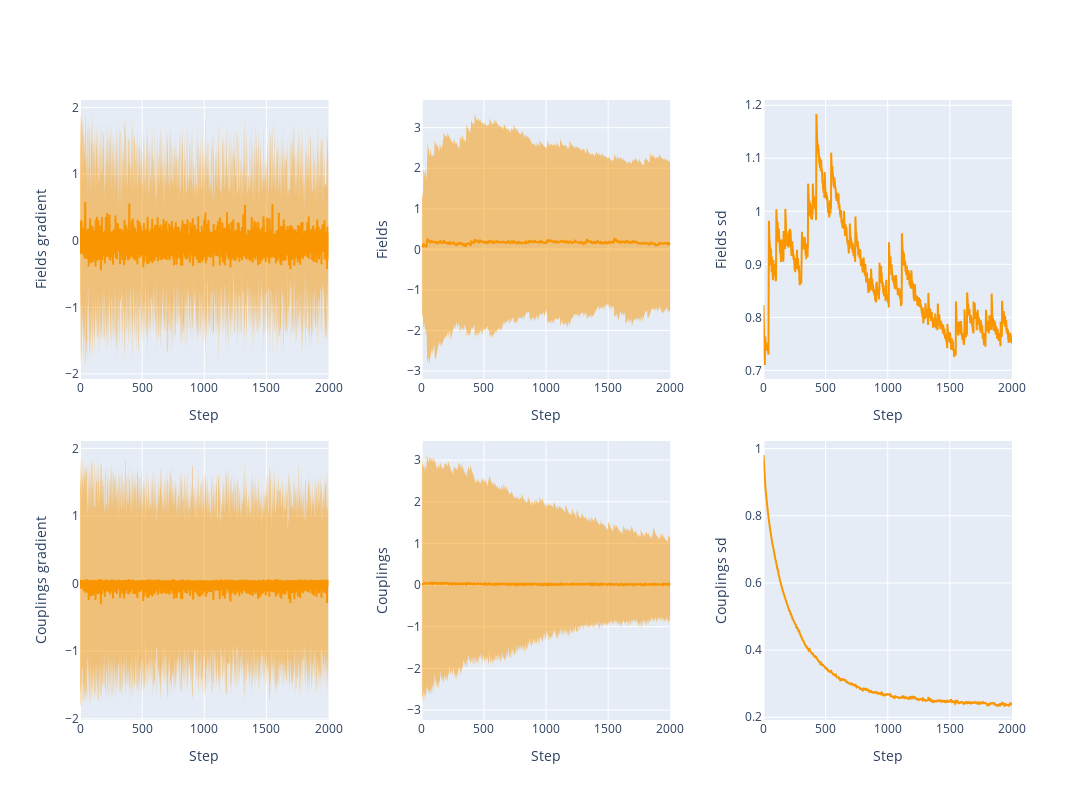

Notebook code cell kept with this figure:
### Code cell
layout_spec = {
    (1, 1): {'data': ml_fitter.fields_grads, 'label': 'Fields gradient'},
    (2, 1): {'data': ml_fitter.couplings_grads, 'label': 'Couplings gradient'},
    (1, 2): {'data': ml_fitter.fields_history, 'label': 'Fields'},
    (2, 2): {'data': ml_fitter.couplings_history, 'label': 'Couplings'},
    (1, 3): {'data': ml_fitter.sd_fields, 'label': 'Fields SD'},   
    (2, 3): {'data': ml_fitter.sd_couplings, 'label': 'Couplings SD'},
    #(3, 2) : {'data': ml_fitter.llhs, 'label': 'LLHs'}
}

plot_generalized(layout_spec)

### Figure 1 — Plotly figure (JSON) as saved in the notebook; plotly's stock layout.template omitted (floating-point values rounded to 4 significant figures; data arrays with more than 128 entries replaced by an {"elided": "..."} marker saying what was removed)
{"data": [{"line": {"color": "rgba(250, 150, 0, 1)"}, "mode": "lines", "name": "Av. Fields gradient", "type": "scatter", "x": {"elided": "2001 int values"}, "xaxis": "x", "y": {"elided": "2001 float values"}, "yaxis": "y"}, {"hoverinfo": "skip", "line": {"width": 0}, "mode": "lines", "type": "scatter", "x": {"elided": "2001 int values"}, "xaxis": "x", "y": {"elided": "2001 float values"}, "yaxis": "y"}, {"fill": "tonexty", "fillcolor": "rgba(250, 150, 0, 0.5)", "hoverinfo": "skip", "line": {"width": 0}, "mode": "lines", "type": "scatter", "x": {"elided": "2001 int values"}, "xaxis": "x", "y": {"elided": "2001 float values"}, "yaxis": "y"}, {"line": {"color": "rgba(250, 150, 0, 1)"}, "mode": "lines", "name": "Av. Couplings gradient", "type": "scatter", "x": {"elided": "2001 int values"}, "xaxis": "x4", "y": {"elided": "2001 float values"}, "yaxis": "y4"}, {"hoverinfo": "skip", "line": {"width": 0}, "mode": "lines", "type": "scatter", "x": {"elided": "2001 int values"}, "xaxis": "x4", "y": {"elided": "2001 float values"}, "yaxis": "y4"}, {"fill": "tonexty", "fillcolor": "rgba(250, 150, 0, 0.5)", "hoverinfo": "skip", "line": {"width": 0}, "mode": "lines", "type": "scatter", "x": {"elided": "2001 int values"}, "xaxis": "x4", "y": {"elided": "2001 float values"}, "yaxis": "y4"}, {"line": {"color": "rgba(250, 150, 0, 1)"}, "mode": "lines", "name": "Av. Fields", "type": "scatter", "x": {"elided": "2001 int values"}, "xaxis": "x2", "y": {"elided": "2001 float values"}, "yaxis": "y2"}, {"hoverinfo": "skip", "line": {"width": 0}, "mode": "lines", "type": "scatter", "x": {"elided": "2001 int values"}, "xaxis": "x2", "y": {"elided": "2001 float values"}, "yaxis": "y2"}, {"fill": "tonexty", "fillcolor": "rgba(250, 150, 0, 0.5)", "hoverinfo": "skip", "line": {"width": 0}, "mode": "lines", "type": "scatter", "x": {"elided": "2001 int values"}, "xaxis": "x2", "y": {"elided": "2001 float values"}, "yaxis": "y2"}, {"line": {"color": "rgba(250, 150, 0, 1)"}, "mode": "lines", "name": "Av. Couplings", "type": "scatter", "x": {"elided": "2001 int values"}, "xaxis": "x5", "y": {"elided": "2001 float values"}, "yaxis": "y5"}, {"hoverinfo": "skip", "line": {"width": 0}, "mode": "lines", "type": "scatter", "x": {"elided": "2001 int values"}, "xaxis": "x5", "y": {"elided": "2001 float values"}, "yaxis": "y5"}, {"fill": "tonexty", "fillcolor": "rgba(250, 150, 0, 0.5)", "hoverinfo": "skip", "line": {"width": 0}, "mode": "lines", "type": "scatter", "x": {"elided": "2001 int values"}, "xaxis": "x5", "y": {"elided": "2001 float values"}, "yaxis": "y5"}, {"line": {"color": "rgba(250, 150, 0, 1)"}, "mode": "lines", "name": "Fields SD", "type": "scatter", "x": {"elided": "2001 int values"}, "xaxis": "x3", "y": {"elided": "2001 float values"}, "yaxis": "y3"}, {"line": {"color": "rgba(250, 150, 0, 1)"}, "mode": "lines", "name": "Couplings SD", "type": "scatter", "x": {"elided": "2001 int values"}, "xaxis": "x6", "y": {"elided": "2001 float values"}, "yaxis": "y6"}], "layout": {"height": 800, "showlegend": false, "width": 1200, "xaxis": {"anchor": "y", "domain": [0, 0.2667], "title": {"text": "Step"}}, "xaxis2": {"anchor": "y2", "domain": [0.3667, 0.6333], "title": {"text": "Step"}}, "xaxis3": {"anchor": "y3", "domain": [0.7333, 1], "title": {"text": "Step"}}, "xaxis4": {"anchor": "y4", "domain": [0, 0.2667], "title": {"text": "Step"}}, "xaxis5": {"anchor": "y5", "domain": [0.3667, 0.6333], "title": {"text": "Step"}}, "xaxis6": {"anchor": "y6", "domain": [0.7333, 1], "title": {"text": "Step"}}, "yaxis": {"anchor": "x", "domain": [0.55, 1], "title": {"text": "Fields gradient"}}, "yaxis2": {"anchor": "x2", "domain": [0.55, 1], "title": {"text": "Fields"}}, "yaxis3": {"anchor": "x3", "domain": [0.55, 1], "title": {"text": "Fields sd"}}, "yaxis4": {"anchor": "x4", "domain": [0, 0.45], "title": {"text": "Couplings gradient"}}, "yaxis5": {"anchor": "x5", "domain": [0, 0.45], "title": {"text": "Couplings"}}, "yaxis6": {"anchor": "x6", "domain": [0, 0.45], "title": {"text": "Couplings sd"}}}}
